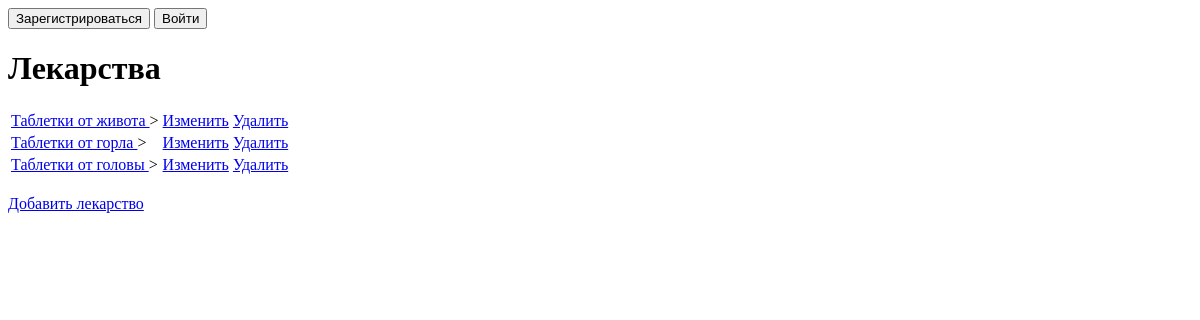
Before: /cures/ with the older database file.
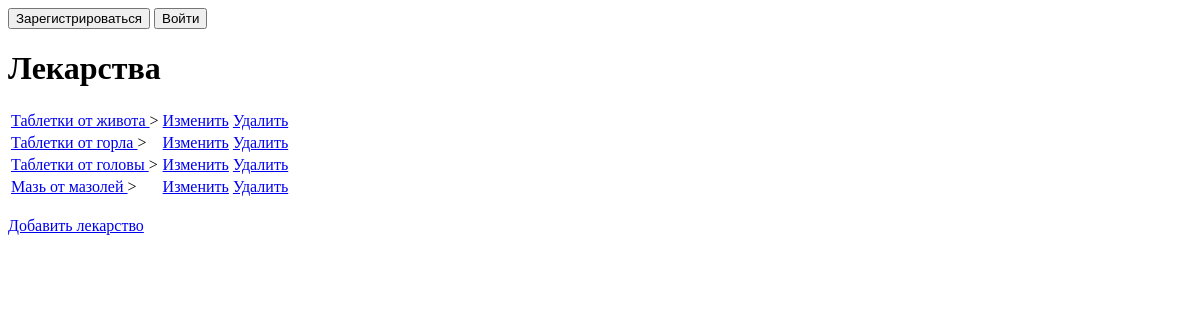
After: the same page with the newer database file.
### mainapp/models.py (models this page shows, shortened)
class Cure(models.Model):
    name = models.CharField(max_length=50)
    pharmacies = models.ManyToManyField('Pharmacy', through='Place')

### mainapp/views.py (the view)
# urls.py: path("cures/", views.cures,name='cures'),
def cures(request):
    template = loader.get_template('cures.html')
    context = {
        'cures' : Cure.objects.all(),
        'title': 'Список лекарств'
    }
    return HttpResponse(template.render(context, request))

### mainapp/templates/cures.html
{% extends 'base.html' %}
{% block page_title %}
    <h1> Лекарства </h1>
{% endblock %}
{% block page_content %}
    <table>
        {% for c in cures %}
            <tr>
                <td><a href="{% url 'cure' c.id %}"> {{c.name}} </a>></td>
                <td><a href="#"> Изменить </a></td>
                <td><a href="#"> Удалить </a></td>
            </tr>
        {% endfor %}
    </table>
    <br>
    <a href="#"> Добавить лекарство </a>
{% endblock %}

Changed rows visible on the page:
added Cure: name "Мазь от мазолей"
